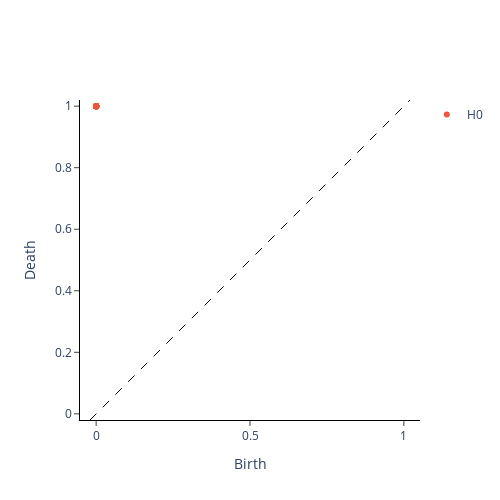

Here is the notebook cell this chart was saved with:
### Code cell
print(f"Persistence diagram is:\n ")
VietorisRipsPersistence(metric="precomputed").fit_transform_plot(X_ggd);

### Figure 1 — Plotly figure (JSON) as saved in the notebook; plotly's stock layout.template omitted (floating-point values rounded to 4 significant figures)
{"data": [{"hoverinfo": "none", "line": {"color": "black", "dash": "dash", "width": 1}, "mode": "lines", "showlegend": false, "type": "scatter", "x": [-0.02, 1.02], "y": [-0.02, 1.02]}, {"hoverinfo": "text", "hovertext": ["(0.0, 1.0), multiplicity: 63", "(0.0, 1.0), multiplicity: 63", "(0.0, 1.0), multiplicity: 63", "(0.0, 1.0), multiplicity: 63", "(0.0, 1.0), multiplicity: 63", "(0.0, 1.0), multiplicity: 63", "(0.0, 1.0), multiplicity: 63", "(0.0, 1.0), multiplicity: 63", "(0.0, 1.0), multiplicity: 63", "(0.0, 1.0), multiplicity: 63", "(0.0, 1.0), multiplicity: 63", "(0.0, 1.0), multiplicity: 63", "(0.0, 1.0), multiplicity: 63", "(0.0, 1.0), multiplicity: 63", "(0.0, 1.0), multiplicity: 63", "(0.0, 1.0), multiplicity: 63", "(0.0, 1.0), multiplicity: 63", "(0.0, 1.0), multiplicity: 63", "(0.0, 1.0), multiplicity: 63", "(0.0, 1.0), multiplicity: 63", "(0.0, 1.0), multiplicity: 63", "(0.0, 1.0), multiplicity: 63", "(0.0, 1.0), multiplicity: 63", "(0.0, 1.0), multiplicity: 63", "(0.0, 1.0), multiplicity: 63", "(0.0, 1.0), multiplicity: 63", "(0.0, 1.0), multiplicity: 63", "(0.0, 1.0), multiplicity: 63", "(0.0, 1.0), multiplicity: 63", "(0.0, 1.0), multiplicity: 63", "(0.0, 1.0), multiplicity: 63", "(0.0, 1.0), multiplicity: 63", "(0.0, 1.0), multiplicity: 63", "(0.0, 1.0), multiplicity: 63", "(0.0, 1.0), multiplicity: 63", "(0.0, 1.0), multiplicity: 63", "(0.0, 1.0), multiplicity: 63", "(0.0, 1.0), multiplicity: 63", "(0.0, 1.0), multiplicity: 63", "(0.0, 1.0), multiplicity: 63", "(0.0, 1.0), multiplicity: 63", "(0.0, 1.0), multiplicity: 63", "(0.0, 1.0), multiplicity: 63", "(0.0, 1.0), multiplicity: 63", "(0.0, 1.0), multiplicity: 63", "(0.0, 1.0), multiplicity: 63", "(0.0, 1.0), multiplicity: 63", "(0.0, 1.0), multiplicity: 63", "(0.0, 1.0), multiplicity: 63", "(0.0, 1.0), multiplicity: 63", "(0.0, 1.0), multiplicity: 63", "(0.0, 1.0), multiplicity: 63", "(0.0, 1.0), multiplicity: 63", "(0.0, 1.0), multiplicity: 63", "(0.0, 1.0), multiplicity: 63", "(0.0, 1.0), multiplicity: 63", "(0.0, 1.0), multiplicity: 63", "(0.0, 1.0), multiplicity: 63", "(0.0, 1.0), multiplicity: 63", "(0.0, 1.0), multiplicity: 63", "(0.0, 1.0), multiplicity: 63", "(0.0, 1.0), multiplicity: 63", "(0.0, 1.0), multiplicity: 63"], "mode": "markers", "name": "H0", "type": "scatter", "x": [0, 0, 0, 0, 0, 0, 0, 0, 0, 0, 0, 0, 0, 0, 0, 0, 0, 0, 0, 0, 0, 0, 0, 0, 0, 0, 0, 0, 0, 0, 0, 0, 0, 0, 0, 0, 0, 0, 0, 0, 0, 0, 0, 0, 0, 0, 0, 0, 0, 0, 0, 0, 0, 0, 0, 0, 0, 0, 0, 0, 0, 0, 0], "y": [1, 1, 1, 1, 1, 1, 1, 1, 1, 1, 1, 1, 1, 1, 1, 1, 1, 1, 1, 1, 1, 1, 1, 1, 1, 1, 1, 1, 1, 1, 1, 1, 1, 1, 1, 1, 1, 1, 1, 1, 1, 1, 1, 1, 1, 1, 1, 1, 1, 1, 1, 1, 1, 1, 1, 1, 1, 1, 1, 1, 1, 1, 1]}, {"hoverinfo": "text", "hovertext": [], "mode": "markers", "name": "H1", "type": "scatter", "x": [], "y": []}], "layout": {"height": 500, "plot_bgcolor": "white", "width": 500, "xaxis": {"autorange": false, "exponentformat": "e", "linecolor": "black", "linewidth": 1, "mirror": false, "range": [-0.02, 1.02], "showexponent": "all", "showline": true, "side": "bottom", "ticks": "outside", "title": {"text": "Birth"}, "type": "linear", "zeroline": true}, "yaxis": {"autorange": false, "exponentformat": "e", "linecolor": "black", "linewidth": 1, "mirror": false, "range": [-0.02, 1.02], "scaleanchor": "x", "scaleratio": 1, "showexponent": "all", "showline": true, "side": "left", "ticks": "outside", "title": {"text": "Death"}, "type": "linear", "zeroline": true}}}
